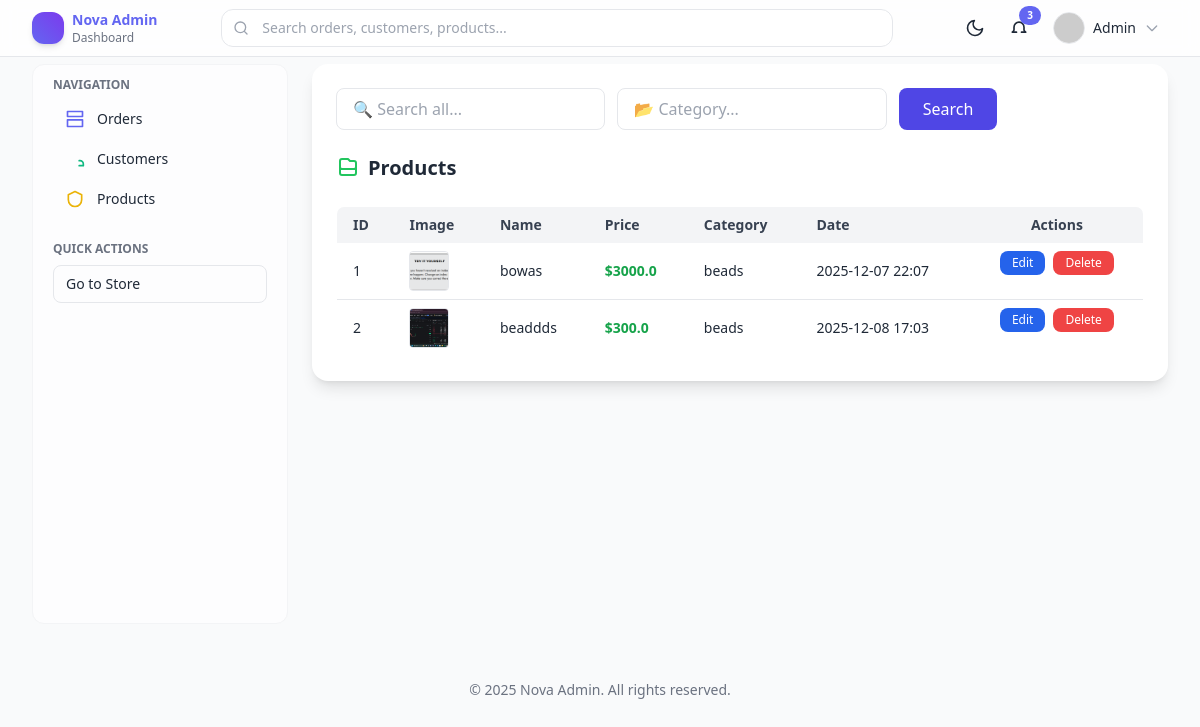
The app's page /product/ with its own data.
### authapp/models.py (models this page shows, shortened)
class product(models.Model):
    name=models.CharField(max_length=150)
    price=models.FloatField(default=0)
    discounted_price=models.FloatField(default=0)
    date=models.DateTimeField(auto_now_add=True)
    description=models.TextField(default='unknown')
    image=models.ImageField(upload_to='images/')
    category=models.ForeignKey(category,on_delete=models.CASCADE)

class category(models.Model):
    category=models.CharField(max_length=100)

### authapp/views.py (the view)
# urls.py: path('product/',views.ad_prod,name='ad_products'),
def ad_prod(request):
    Products=product.objects.all()
    return render(request, "cust_admin/product.html",{'product':Products})

### authapp/context_processors.py (called while the page is built)
def categories_context(request):
    return {
        'categories': category.objects.all()
    }

### authapp/templates/cust_admin/product.html (shortened to what this page needs)
{% extends "cust_admin/base.html" %}
{% block content %}
<div class="bg-white dark:bg-gray-800 rounded-2xl p-6 shadow-lg">
  <form method="POST" action="{% url 'search' %}"
        class="flex flex-col md:flex-row gap-3 mb-6">
    <input type="text" name="q" placeholder="🔍 Search all..."
           value="{{ request.GET.q }}"
           class="text-black px-4 py-2 border rounded-lg w-full md:w-1/3 focus:ring-2 focus:ring-indigo-500"/>
    <input type="text" name="category_search" placeholder="📂 Category..."
           value="{{ request.GET.category_search }}"
           class="text-black px-4 py-2 border rounded-lg w-full md:w-1/3 focus:ring-2 focus:ring-indigo-500"/>
    <button type="submit"
            class="px-6 py-2 bg-indigo-600 text-white rounded-lg hover:bg-indigo-700 transition w-full md:w-auto">
      Search
    </button>
  </form>
  <h3 class="text-xl font-semibold mb-6 text-gray-800 dark:text-gray-100 flex items-center gap-2">
    Products
  </h3>
  {% if product %}
  <div class="hidden md:block overflow-x-auto">
    <table class="min-w-full border border-gray-200 dark:border-gray-700 rounded-lg overflow-hidden">
      <thead class="bg-gray-100 dark:bg-gray-700 text-gray-700 dark:text-gray-200 text-sm">
        <tr>
          <th class="px-4 py-2 text-left">ID</th>
          <th class="px-4 py-2 text-left">Image</th>
          <th class="px-4 py-2 text-left">Name</th>
          <th class="px-4 py-2 text-left">Price</th>
          <th class="px-4 py-2 text-left">Category</th>
          <th class="px-4 py-2 text-left">Date</th>
          <th class="px-4 py-2 text-center">Actions</th>
        </tr>
      </thead>
      <tbody class="divide-y divide-gray-200 dark:divide-gray-600">
        {% for prod in product %}
        <tr class="hover:bg-gray-50 dark:hover:bg-gray-900 transition">
          <td class="px-4 py-2 text-sm">{{ prod.id }}</td>
          <td class="px-4 py-2">
            <img src="{{ prod.image.url }}" alt="{{ prod.name }}"
                 class="h-10 w-10 rounded object-cover border">
          </td>
          <td class="px-4 py-2 text-sm font-medium">{{ prod.name }}</td>
          <td class="px-4 py-2 text-sm text-green-600 font-semibold">${{ prod.price }}</td>
          <td class="px-4 py-2 text-sm">{{ prod.category.category }}</td>
          <td class="px-4 py-2 text-sm">{{ prod.date|date:"Y-m-d H:i" }}</td>
          <td class="px-4 py-2 text-center flex gap-2 justify-center">
            <a href="{% url 'editproduct' prod.id %}"
               class="px-3 py-1 text-xs rounded-lg bg-blue-600 text-white hover:bg-blue-700">Edit</a>
            <a href="{% url 'delproduct' prod.id %}"
               class="px-3 py-1 text-xs rounded-lg bg-red-500 text-white hover:bg-red-600">Delete</a>
          </td>
        </tr>
        {% endfor %}
      </tbody>
    </table>
  </div>
  {% else %}
  <p class="text-gray-500 dark:text-gray-400 text-sm">No products found.</p>
  {% endif %}
</div>
{% endblock %}

### records on screen
product: id "1", image (picture), name "bowas", price "3000.0", category.category "beads", date "2025-12-07 22:07"
product: id "2", image (picture), name "beaddds", price "300.0", category.category "beads", date "2025-12-08 17:03"
